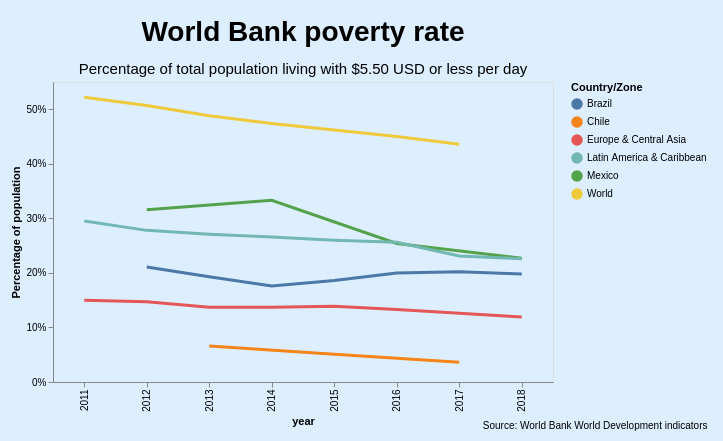

Source (Vega-Lite JSON):
### Vega specification from a JSON file in a GitHub repository (floating-point values rounded to 4 significant figures)
{"$schema": "https://vega.github.io/schema/vega/v5.json", "background": "#DDEEFF", "padding": {"left": 10, "top": 18, "right": 15, "bottom": 10}, "height": 300, "title": {"text": "Source: World Bank World Development indicators", "anchor": "end", "baseline": "bottom", "color": "black", "fontSize": 10, "fontWeight": "normal", "orient": "bottom"}, "data": [{"name": "selector001_store"}, {"name": "data-8665f6e19b7fe5fddef96902c92e6002", "values": [{"country": "Chile", "year": 2013, "percentage": 0.066, "pov": "Poverty headcount ratio at $5.50 a day"}, {"country": "Chile", "year": 2015, "percentage": 0.051, "pov": "Poverty headcount ratio at $5.50 a day"}, {"country": "Chile", "year": 2017, "percentage": 0.036, "pov": "Poverty headcount ratio at $5.50 a day"}, {"country": "Brazil", "year": 2012, "percentage": 0.211, "pov": "Poverty headcount ratio at $5.50 a day"}, {"country": "Brazil", "year": 2013, "percentage": 0.193, "pov": "Poverty headcount ratio at $5.50 a day"}, {"country": "Brazil", "year": 2014, "percentage": 0.176, "pov": "Poverty headcount ratio at $5.50 a day"}, {"country": "Brazil", "year": 2015, "percentage": 0.186, "pov": "Poverty headcount ratio at $5.50 a day"}, {"country": "Brazil", "year": 2016, "percentage": 0.2, "pov": "Poverty headcount ratio at $5.50 a day"}, {"country": "Brazil", "year": 2017, "percentage": 0.202, "pov": "Poverty headcount ratio at $5.50 a day"}, {"country": "Brazil", "year": 2018, "percentage": 0.198, "pov": "Poverty headcount ratio at $5.50 a day"}, {"country": "Mexico", "year": 2012, "percentage": 0.316, "pov": "Poverty headcount ratio at $5.50 a day"}, {"country": "Mexico", "year": 2014, "percentage": 0.333, "pov": "Poverty headcount ratio at $5.50 a day"}, {"country": "Mexico", "year": 2016, "percentage": 0.254, "pov": "Poverty headcount ratio at $5.50 a day"}, {"country": "Mexico", "year": 2018, "percentage": 0.227, "pov": "Poverty headcount ratio at $5.50 a day"}, {"country": "World", "year": 2011, "percentage": 0.522, "pov": "Poverty headcount ratio at $5.50 a day"}, {"country": "World", "year": 2012, "percentage": 0.507, "pov": "Poverty headcount ratio at $5.50 a day"}, {"country": "World", "year": 2013, "percentage": 0.488, "pov": "Poverty headcount ratio at $5.50 a day"}, {"country": "World", "year": 2014, "percentage": 0.474, "pov": "Poverty headcount ratio at $5.50 a day"}, {"country": "World", "year": 2015, "percentage": 0.462, "pov": "Poverty headcount ratio at $5.50 a day"}, {"country": "World", "year": 2016, "percentage": 0.45, "pov": "Poverty headcount ratio at $5.50 a day"}, {"country": "World", "year": 2017, "percentage": 0.436, "pov": "Poverty headcount ratio at $5.50 a day"}, {"country": "Latin America & Caribbean", "year": 2011, "percentage": 0.295, "pov": "Poverty headcount ratio at $5.50 a day"}, {"country": "Latin America & Caribbean", "year": 2012, "percentage": 0.278, "pov": "Poverty headcount ratio at $5.50 a day"}, {"country": "Latin America & Caribbean", "year": 2013, "percentage": 0.271, "pov": "Poverty headcount ratio at $5.50 a day"}, {"country": "Latin America & Caribbean", "year": 2014, "percentage": 0.266, "pov": "Poverty headcount ratio at $5.50 a day"}, {"country": "Latin America & Caribbean", "year": 2015, "percentage": 0.26, "pov": "Poverty headcount ratio at $5.50 a day"}, {"country": "Latin America & Caribbean", "year": 2016, "percentage": 0.256, "pov": "Poverty headcount ratio at $5.50 a day"}, {"country": "Latin America & Caribbean", "year": 2017, "percentage": 0.231, "pov": "Poverty headcount ratio at $5.50 a day"}, {"country": "Latin America & Caribbean", "year": 2018, "percentage": 0.226, "pov": "Poverty headcount ratio at $5.50 a day"}, {"country": "Europe & Central Asia", "year": 2011, "percentage": 0.15, "pov": "Poverty headcount ratio at $5.50 a day"}, {"country": "Europe & Central Asia", "year": 2012, "percentage": 0.147, "pov": "Poverty headcount ratio at $5.50 a day"}, {"country": "Europe & Central Asia", "year": 2013, "percentage": 0.137, "pov": "Poverty headcount ratio at $5.50 a day"}, {"country": "Europe & Central Asia", "year": 2014, "percentage": 0.137, "pov": "Poverty headcount ratio at $5.50 a day"}, {"country": "Europe & Central Asia", "year": 2015, "percentage": 0.139, "pov": "Poverty headcount ratio at $5.50 a day"}, {"country": "Europe & Central Asia", "year": 2016, "percentage": 0.133, "pov": "Poverty headcount ratio at $5.50 a day"}, {"country": "Europe & Central Asia", "year": 2017, "percentage": 0.126, "pov": "Poverty headcount ratio at $5.50 a day"}, {"country": "Europe & Central Asia", "year": 2018, "percentage": 0.119, "pov": "Poverty headcount ratio at $5.50 a day"}]}, {"name": "data_0", "source": "data-8665f6e19b7fe5fddef96902c92e6002", "transform": [{"type": "filter", "expr": "isValid(datum[\"percentage\"]) && isFinite(+datum[\"percentage\"])"}]}], "signals": [{"name": "childWidth", "value": 500}, {"name": "unit", "value": {}, "on": [{"events": "mousemove", "update": "isTuple(group()) ? group() : unit"}]}, {"name": "selector001", "update": "vlSelectionResolve(\"selector001_store\", \"union\", true, true)"}], "layout": {"padding": 20, "bounds": "full", "align": "each"}, "marks": [{"type": "group", "name": "concat_0_group", "title": {"text": "World Bank poverty rate", "fontSize": 28, "subtitle": "Percentage of total population living with $5.50 USD or less per day", "subtitleFontSize": 15, "subtitlePadding": 15, "frame": "group"}, "style": "cell", "encode": {"update": {"width": {"signal": "childWidth"}, "height": {"signal": "height"}}}, "signals": [{"name": "selector001_tuple", "on": [{"events": [{"source": "scope", "type": "mouseover", "markname": "concat_0_layer_0_layer_0_voronoi"}], "update": "datum && item().mark.marktype !== 'group' ? {unit: \"concat_0_layer_0_layer_0\", fields: selector001_tuple_fields, values: [(item().isVoronoi ? datum.datum : datum)[\"country\"]]} : null", "force": true}, {"events": [{"source": "view", "type": "dblclick"}], "update": "null"}]}, {"name": "selector001_tuple_fields", "value": [{"type": "E", "field": "country"}]}, {"name": "selector001_modify", "on": [{"events": {"signal": "selector001_tuple"}, "update": "modify(\"selector001_store\", selector001_tuple, true)"}]}], "marks": [{"name": "concat_0_layer_0_layer_0_marks", "type": "symbol", "style": ["circle"], "interactive": true, "from": {"data": "data_0"}, "encode": {"update": {"opacity": {"value": 0}, "fill": {"scale": "concat_0_layer_0_color", "field": "country"}, "ariaRoleDescription": {"value": "circle"}, "description": {"signal": "\"country: \" + (isValid(datum[\"country\"]) ? datum[\"country\"] : \"\"+datum[\"country\"]) + \"; year: \" + (isValid(datum[\"year\"]) ? datum[\"year\"] : \"\"+datum[\"year\"]) + \"; Percentage of population: \" + (format(datum[\"percentage\"], \".0%\"))"}, "x": {"scale": "concat_0_x", "field": "year"}, "y": {"scale": "concat_0_y", "field": "percentage"}, "shape": {"value": "circle"}}}}, {"name": "concat_0_layer_0_layer_0_voronoi", "type": "path", "interactive": true, "from": {"data": "concat_0_layer_0_layer_0_marks"}, "encode": {"update": {"fill": {"value": "transparent"}, "strokeWidth": {"value": 0.35}, "stroke": {"value": "transparent"}, "isVoronoi": {"value": true}}}, "transform": [{"type": "voronoi", "x": {"expr": "datum.datum.x || 0"}, "y": {"expr": "datum.datum.y || 0"}, "size": [{"signal": "childWidth"}, {"signal": "height"}]}]}, {"name": "concat_0_layer_0_layer_1_pathgroup", "type": "group", "from": {"facet": {"name": "faceted_path_concat_0_layer_0_layer_1_main", "data": "data-8665f6e19b7fe5fddef96902c92e6002", "groupby": ["country"]}}, "encode": {"update": {"width": {"field": {"group": "width"}}, "height": {"field": {"group": "height"}}}}, "marks": [{"name": "concat_0_layer_0_layer_1_marks", "type": "line", "style": ["line"], "sort": {"field": "datum[\"year\"]"}, "interactive": false, "from": {"data": "faceted_path_concat_0_layer_0_layer_1_main"}, "encode": {"update": {"stroke": {"scale": "concat_0_layer_0_color", "field": "country"}, "description": {"signal": "\"country: \" + (isValid(datum[\"country\"]) ? datum[\"country\"] : \"\"+datum[\"country\"]) + \"; year: \" + (isValid(datum[\"year\"]) ? datum[\"year\"] : \"\"+datum[\"year\"]) + \"; Percentage of population: \" + (format(datum[\"percentage\"], \".0%\"))"}, "x": {"scale": "concat_0_x", "field": "year"}, "y": {"scale": "concat_0_y", "field": "percentage"}, "strokeWidth": [{"test": "!(!length(data(\"selector001_store\")) || vlSelectionTest(\"selector001_store\", datum))", "value": 1}, {"value": 3}], "defined": {"signal": "isValid(datum[\"percentage\"]) && isFinite(+datum[\"percentage\"])"}}}}]}], "axes": [{"scale": "concat_0_x", "orient": "bottom", "grid": false, "title": "year", "labelAlign": "right", "labelAngle": 270, "labelBaseline": "middle", "zindex": 0}, {"scale": "concat_0_y", "orient": "left", "grid": false, "title": "Percentage of population", "format": ".0%", "tickCount": 4, "labelOverlap": true, "zindex": 0}], "legends": [{"title": "Country/Zone", "fill": "concat_0_layer_0_color", "symbolType": "circle", "stroke": "concat_0_layer_0_color"}]}], "scales": [{"name": "concat_0_x", "type": "point", "domain": {"fields": [{"data": "data_0", "field": "year"}, {"data": "data-8665f6e19b7fe5fddef96902c92e6002", "field": "year"}], "sort": true}, "range": [0, {"signal": "childWidth"}], "padding": 0.5}, {"name": "concat_0_y", "type": "linear", "domain": {"fields": [{"data": "data_0", "field": "percentage"}, {"data": "data-8665f6e19b7fe5fddef96902c92e6002", "field": "percentage"}]}, "range": [{"signal": "height"}, 0], "nice": true, "zero": true}, {"name": "concat_0_layer_0_color", "type": "ordinal", "domain": {"fields": [{"data": "data_0", "field": "country"}, {"data": "data-8665f6e19b7fe5fddef96902c92e6002", "field": "country"}], "sort": true}, "range": "category"}], "config": {"axis": {"grid": false}}}
